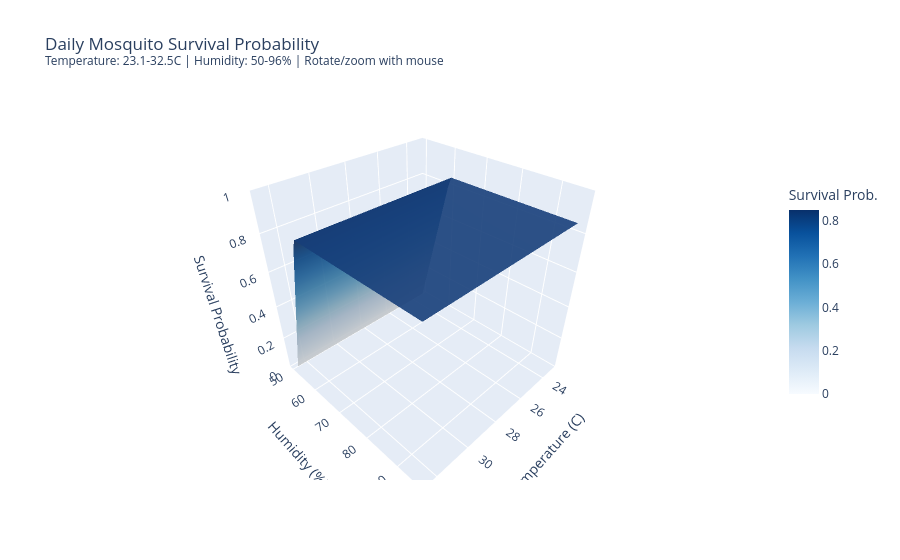

Notebook cell for this chart:
### Code cell
# ============================================================================
# PLOT 1: Daily Survival Probability (Temperature x Humidity)
# ============================================================================
Z1 = np.array([[p_T(t, h) for t in temp_3d] for h in humid_3d])

fig1 = go.Figure()
fig1.add_trace(go.Surface(
    x=temp_3d, y=humid_3d, z=Z1,
    colorscale='Blues',
    opacity=0.9,
    colorbar=dict(title='Survival Prob.', len=0.6)
))

fig1.update_layout(
    title=f'Daily Mosquito Survival Probability<br><sup>Temperature: {temp_3d.min():.1f}-{temp_3d.max():.1f}C | Humidity: {humid_3d.min():.0f}-{humid_3d.max():.0f}% | Rotate/zoom with mouse</sup>',
    scene=dict(
        xaxis_title='Temperature (C)',
        yaxis_title='Humidity (%)',
        zaxis_title='Survival Probability',
        zaxis=dict(range=[0, 1])
    ),
    height=600
)

fig1.show()

### Figure 1 — Plotly figure (JSON) as saved in the notebook; plotly's stock layout.template omitted (floating-point values rounded to 4 significant figures; data arrays with more than 128 entries replaced by an {"elided": "..."} marker saying what was removed)
{"data": [{"colorbar": {"len": 0.6, "title": {"text": "Survival Prob."}}, "colorscale": [[0, "rgb(247,251,255)"], [0.125, "rgb(222,235,247)"], [0.25, "rgb(198,219,239)"], [0.375, "rgb(158,202,225)"], [0.5, "rgb(107,174,214)"], [0.625, "rgb(66,146,198)"], [0.75, "rgb(33,113,181)"], [0.875, "rgb(8,81,156)"], [1, "rgb(8,48,107)"]], "opacity": 0.9, "type": "surface", "x": [23.12, 23.31, 23.51, 23.7, 23.89, 24.08, 24.28, 24.47, 24.66, 24.85, 25.05, 25.24, 25.43, 25.62, 25.82, 26.01, 26.2, 26.39, 26.58, 26.78, 26.97, 27.16, 27.35, 27.55, 27.74, 27.93, 28.12, 28.32, 28.51, 28.7, 28.89, 29.08, 29.28, 29.47, 29.66, 29.85, 30.05, 30.24, 30.43, 30.62, 30.82, 31.01, 31.2, 31.39, 31.59, 31.78, 31.97, 32.16, 32.35, 32.55], "y": [50, 50.94, 51.87, 52.81, 53.75, 54.68, 55.62, 56.56, 57.49, 58.43, 59.37, 60.3, 61.24, 62.18, 63.12, 64.05, 64.99, 65.93, 66.86, 67.8, 68.74, 69.67, 70.61, 71.55, 72.48, 73.42, 74.36, 75.29, 76.23, 77.17, 78.1, 79.04, 79.98, 80.91, 81.85, 82.79, 83.72, 84.66, 85.6, 86.53, 87.47, 88.41, 89.34, 90.28, 91.22, 92.16, 93.09, 94.03, 94.97, 95.9], "z": {"elided": "50x50 float values"}}], "layout": {"autosize": true, "scene": {"aspectmode": "auto", "aspectratio": {"x": 1, "y": 1, "z": 1}, "xaxis": {"title": {"text": "Temperature (C)"}, "type": "linear"}, "yaxis": {"title": {"text": "Humidity (%)"}, "type": "linear"}, "zaxis": {"range": [0, 1], "title": {"text": "Survival Probability"}, "type": "linear"}}, "title": {"text": "Daily Mosquito Survival Probability<br><sup>Temperature: 23.1-32.5C | Humidity: 50-96% | Rotate/zoom with mouse</sup>"}}}
